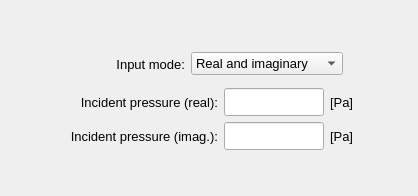
        <widget class="QWidget" name="tab_constant_data">
         <attribute name="title">
          <string>Constant data</string>
         </attribute>
         <layout class="QGridLayout" name="gridLayout_12">
          <property name="leftMargin">
           <number>2</number>
          </property>
          <property name="topMargin">
           <number>6</number>
          </property>
          <property name="rightMargin">
           <number>2</number>
          </property>
          <property name="bottomMargin">
           <number>6</number>
          </property>
          <property name="spacing">
           <number>2</number>
          </property>
          <item row="1" column="0">
           <widget class="QFrame" name="frame_8">
            <property name="minimumSize">
             <size>
              <width>340</width>
              <height>80</height>
             </size>
            </property>
            <property name="maximumSize">
             <size>
              <width>16777215</width>
              <height>240</height>
             </size>
            </property>
            <property name="font">
             <font>
              <pointsize>11</pointsize>
              <bold>false</bold>
             </font>
            </property>
            <property name="frameShape">
             <enum>QFrame::Shape::NoFrame</enum>
            </property>
            <property name="frameShadow">
             <enum>QFrame::Shadow::Raised</enum>
            </property>
            <layout class="QGridLayout" name="gridLayout">
             <property name="leftMargin">
              <number>0</number>
             </property>
             <property name="topMargin">
              <number>0</number>
             </property>
             <property name="rightMargin">
              <number>0</number>
             </property>
             <property name="bottomMargin">
              <number>0</number>
             </property>
             <property name="spacing">
              <number>6</number>
             </property>
             <item row="3" column="3">
              <widget class="QLabel" name="label_pinc0_unit">
               <property name="minimumSize">
                <size>
                 <width>40</width>
                 <height>26</height>
                </size>
               </property>
               <property name="maximumSize">
                <size>
                 <width>40</width>
                 <height>26</height>
                </size>
               </property>
               <property name="font">
                <font>
                 <family>MS Shell Dlg 2</family>
                 <pointsize>10</pointsize>
                 <italic>false</italic>
                 <bold>false</bold>
                </font>
               </property>
               <property name="text">
                <string>[Pa]</string>
               </property>
               <property name="alignment">
                <set>Qt::AlignmentFlag::AlignLeading|Qt::AlignmentFlag::AlignLeft|Qt::AlignmentFlag::AlignVCenter</set>
               </property>
              </widget>
             </item>
             <item row="0" column="2">
              <spacer name="verticalSpacer">
               <property name="orientation">
                <enum>Qt::Orientation::Vertical</enum>
               </property>
               <property name="sizeHint" stdset="0">
                <size>
                 <width>20</width>
                 <height>40</height>
                </size>
               </property>
              </spacer>
             </item>
             <item row="3" column="2">
              <widget class="QLineEdit" name="lineEdit_incident_pressure_real">
               <property name="minimumSize">
                <size>
                 <width>100</width>
                 <height>28</height>
                </size>
               </property>
               <property name="maximumSize">
                <size>
                 <width>100</width>
                 <height>28</height>
                </size>
               </property>
               <property name="font">
                <font>
                 <family>MS Shell Dlg 2</family>
                 <pointsize>10</pointsize>
                 <italic>false</italic>
                 <bold>false</bold>
                </font>
               </property>
               <property name="styleSheet">
                <string notr="true"/>
               </property>
               <property name="alignment">
                <set>Qt::AlignmentFlag::AlignCenter</set>
               </property>
              </widget>
             </item>
             <item row="3" column="0">
              <spacer name="horizontalSpacer_3">
               <property name="orientation">
                <enum>Qt::Orientation::Horizontal</enum>
               </property>
               <property name="sizeHint" stdset="0">
                <size>
                 <width>40</width>
                 <height>20</height>
                </size>
               </property>
              </spacer>
             </item>
             <item row="4" column="1">
              <widget class="QLabel" name="label_pinc1_constant">
               <property name="minimumSize">
                <size>
                 <width>170</width>
                 <height>28</height>
                </size>
               </property>
               <property name="maximumSize">
                <size>
                 <width>180</width>
                 <height>28</height>
                </size>
               </property>
               <property name="font">
                <font>
                 <family>MS Shell Dlg 2</family>
                 <pointsize>10</pointsize>
                 <italic>false</italic>
                 <bold>false</bold>
                </font>
               </property>
               <property name="text">
                <string>Incident pressure (imag.):</string>
               </property>
               <property name="alignment">
                <set>Qt::AlignmentFlag::AlignRight|Qt::AlignmentFlag::AlignTrailing|Qt::AlignmentFlag::AlignVCenter</set>
               </property>
              </widget>
             </item>
             <item row="4" column="3">
              <widget class="QLabel" name="label_pinc1_unit">
               <property name="minimumSize">
                <size>
                 <width>40</width>
                 <height>26</height>
                </size>
               </property>
               <property name="maximumSize">
                <size>
                 <width>40</width>
                 <height>26</height>
                </size>
               </property>
               <property name="font">
                <font>
                 <family>MS Shell Dlg 2</family>
                 <pointsize>10</pointsize>
                 <italic>false</italic>
                 <bold>false</bold>
                </font>
               </property>
               <property name="text">
                <string>[Pa]</string>
               </property>
               <property name="alignment">
                <set>Qt::AlignmentFlag::AlignLeading|Qt::AlignmentFlag::AlignLeft|Qt::AlignmentFlag::AlignVCenter</set>
               </property>
              </widget>
             </item>
             <item row="3" column="4">
              <spacer name="horizontalSpacer_4">
               <property name="orientation">
                <enum>Qt::Orientation::Horizontal</enum>
               </property>
               <property name="sizeHint" stdset="0">
                <size>
                 <width>40</width>
                 <height>20</height>
                </size>
               </property>
              </spacer>
             </item>
             <item row="5" column="2">
              <spacer name="verticalSpacer_2">
               <property name="orientation">
                <enum>Qt::Orientation::Vertical</enum>
               </property>
               <property name="sizeHint" stdset="0">
                <size>
                 <width>20</width>
                 <height>40</height>
                </size>
               </property>
              </spacer>
             </item>
             <item row="3" column="1">
              <widget class="QLabel" name="label_pinc0_constant">
               <property name="minimumSize">
                <size>
                 <width>170</width>
                 <height>28</height>
                </size>
               </property>
               <property name="maximumSize">
                <size>
                 <width>180</width>
                 <height>28</height>
                </size>
               </property>
               <property name="font">
                <font>
                 <family>MS Shell Dlg 2</family>
                 <pointsize>10</pointsize>
                 <italic>false</italic>
                 <bold>false</bold>
                </font>
               </property>
               <property name="text">
                <string>Incident pressure (real):</string>
               </property>
               <property name="alignment">
                <set>Qt::AlignmentFlag::AlignRight|Qt::AlignmentFlag::AlignTrailing|Qt::AlignmentFlag::AlignVCenter</set>
               </property>
              </widget>
             </item>
             <item row="4" column="2">
              <widget class="QLineEdit" name="lineEdit_incident_pressure_imag">
               <property name="minimumSize">
                <size>
                 <width>100</width>
                 <height>28</height>
                </size>
               </property>
               <property name="maximumSize">
                <size>
                 <width>100</width>
                 <height>28</height>
                </size>
               </property>
               <property name="font">
                <font>
                 <family>MS Shell Dlg 2</family>
                 <pointsize>10</pointsize>
                 <italic>false</italic>
                 <bold>false</bold>
                </font>
               </property>
               <property name="styleSheet">
                <string notr="true"/>
               </property>
               <property name="alignment">
                <set>Qt::AlignmentFlag::AlignCenter</set>
               </property>
              </widget>
             </item>
             <item row="1" column="0" colspan="5">
              <widget class="QFrame" name="frame_5">
               <property name="minimumSize">
                <size>
                 <width>0</width>
                 <height>36</height>
                </size>
               </property>
               <property name="frameShape">
                <enum>QFrame::Shape::NoFrame</enum>
               </property>
               <property name="frameShadow">
                <enum>QFrame::Shadow::Raised</enum>
               </property>
               <layout class="QGridLayout" name="gridLayout_13">
                <property name="topMargin">
                 <number>2</number>
                </property>
                <property name="bottomMargin">
                 <number>2</number>
                </property>
                <item row="0" column="3">
                 <spacer name="horizontalSpacer_7">
                  <property name="orientation">
                   <enum>Qt::Orientation::Horizontal</enum>
                  </property>
                  <property name="sizeHint" stdset="0">
                   <size>
                    <width>40</width>
                    <height>20</height>
                   </size>
                  </property>
                 </spacer>
                </item>
                <item row="0" column="2">
                 <widget class="QComboBox" name="comboBox_input_mode">
                  <property name="font">
                   <font>
                    <pointsize>10</pointsize>
                    <bold>false</bold>
                   </font>
                  </property>
                  <item>
                   <property name="text">
                    <string>Real and imaginary</string>
                   </property>
                  </item>
                  <item>
                   <property name="text">
                    <string>Amplitude and phase</string>
                   </property>
                  </item>
                 </widget>
                </item>
                <item row="0" column="1">
                 <widget class="QLabel" name="label_incident_pressure_input_mode">
                  <property name="minimumSize">
                   <size>
                    <width>110</width>
                    <height>28</height>
                   </size>
                  </property>
                  <property name="maximumSize">
                   <size>
                    <width>140</width>
                    <height>28</height>
                   </size>
                  </property>
                  <property name="font">
                   <font>
                    <family>MS Shell Dlg 2</family>
                    <pointsize>10</pointsize>
                    <italic>false</italic>
                    <bold>false</bold>
                   </font>
                  </property>
                  <property name="text">
                   <string>Input mode:</string>
                  </property>
                  <property name="alignment">
                   <set>Qt::AlignmentFlag::AlignRight|Qt::AlignmentFlag::AlignTrailing|Qt::AlignmentFlag::AlignVCenter</set>
                  </property>
                 </widget>
                </item>
                <item row="0" column="0">
                 <spacer name="horizontalSpacer_10">
                  <property name="orientation">
                   <enum>Qt::Orientation::Horizontal</enum>
                  </property>
                  <property name="sizeHint" stdset="0">
                   <size>
                    <width>40</width>
                    <height>20</height>
                   </size>
                  </property>
                 </spacer>
                </item>
               </layout>
              </widget>
             </item>
            </layout>
           </widget>
          </item>
         </layout>
        </widget>
